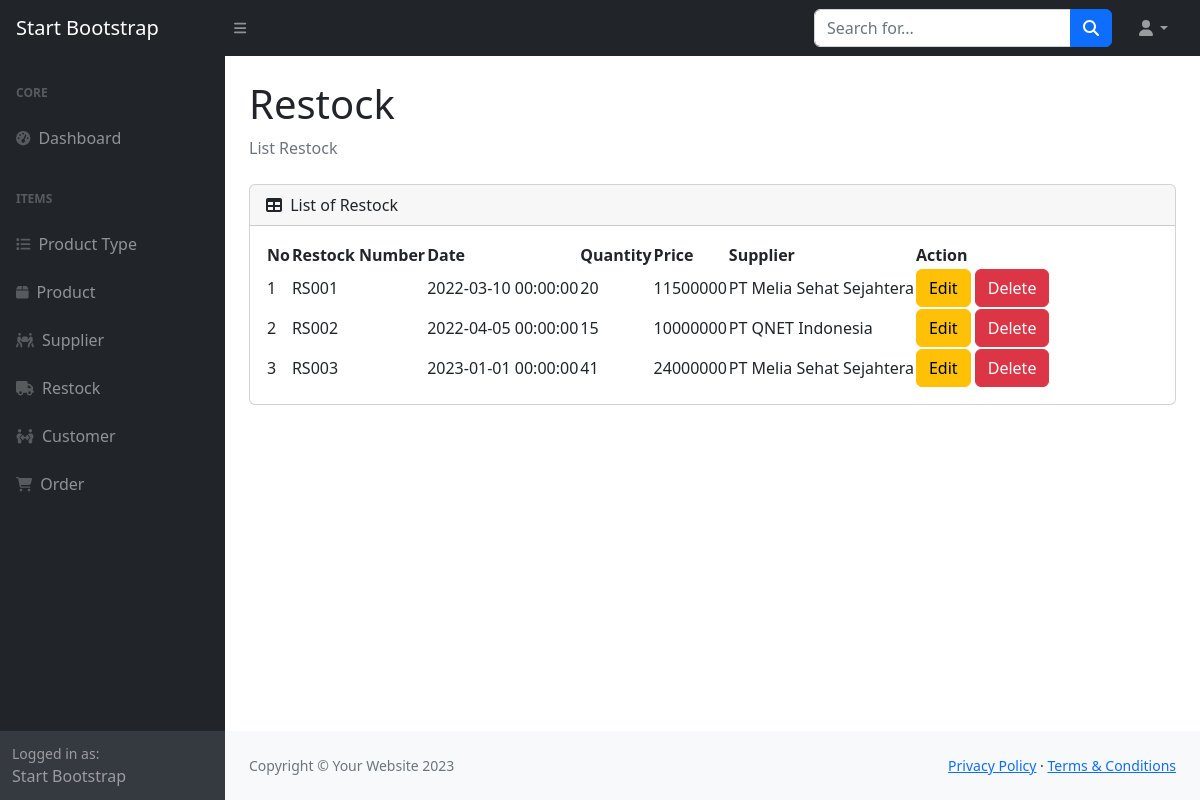
Page /page/restock/list.php on the committed database.
### tables this page shows
CREATE TABLE `restock` (
  `id` int(11) NOT NULL,
  `restock_number` varchar(45) DEFAULT NULL,
  `date` datetime DEFAULT NULL,
  `qty` int(11) DEFAULT NULL,
  `price` int(11) DEFAULT NULL,
  `supplier_id` int(11) NOT NULL
);

CREATE TABLE `supplier` (
  `id` int(11) NOT NULL,
  `name` varchar(45) DEFAULT NULL,
  `phone` varchar(45) DEFAULT NULL,
  `address` longtext DEFAULT NULL,
  `contact_name` varchar(45) DEFAULT NULL
);

### classes/Database.php (called while the page is built, shortened)
<?php
class Database
{
    private $host = 'localhost';
    private $user = 'root';
    private $pass  = '';
    private $db_name = 'health';
    public $conn;
    public $stmt;
    public function __construct()
    {
        $dsn = 'mysql:host=' . $this->host . ';dbname=' . $this->db_name;
        $option = [
            PDO::ATTR_PERSISTENT => true,
            PDO::ATTR_ERRMODE => PDO::ERRMODE_EXCEPTION
        ];
        try {
            $this->conn = new PDO($dsn, $this->user, $this->pass, $option);
        } catch (PDOException $e) {
            die($e->getMessage());
        }
    }
    public function query($query)
    {
        $this->stmt = $this->conn->prepare($query);
    }
    public function execute()
    {
        return $this->stmt->execute();
    }
    public function fetchAll()
    {
        $this->execute();
        return $this->stmt->fetchAll(PDO::FETCH_ASSOC);
    }
}

### classes/Restock.php (called while the page is built, shortened)
<?php
require_once 'Database.php';
class Restock
{
    private $db;
    public function __construct()
    {
        $this->db = new Database;
    }
    public function getAll()
    {
        $this->db->query('SELECT *, supplier.name as supplier_name FROM restock INNER JOIN supplier ON restock.supplier_id = supplier.id');
        return $this->db->fetchAll();
    }
}

### page/restock/list.php (the view, shortened to what this page needs)
<?php
require_once '../../classes/Database.php';
require_once '../../classes/Restock.php';
$restock = new Restock;
$data = $restock->getAll();
?>
<!DOCTYPE html>
<html lang="en">
<head>
    <link href="https://cdn.jsdelivr.net/npm/simple-datatables@7.1.2/dist/style.min.css" rel="stylesheet" />
    <link href="../../assets/css/styles.css" rel="stylesheet" />
    <link href="../../assets/css/sweetalert.css" rel="stylesheet" />
</head>
<body class="sb-nav-fixed">
    <?php require_once '../../templates/header.php'; ?>
    <div id="layoutSidenav">
        <?php require_once '../../templates/navbar.php'; ?>
        <div id="layoutSidenav_content">
            <main>
                <div class="container-fluid px-4">
                    <h1 class="mt-4">Restock</h1>
                    <ol class="breadcrumb mb-4">
                        <li class="breadcrumb-item active">List Restock</li>
                    </ol>
                    <div class="card mb-4">
                        <div class="card-header">
                            <div class="d-flex justify-content-between">
                                <div class="title">
                                    <i class="fas fa-table me-1"></i>
                                    List of Restock
                                </div>
                            </div>
                        </div>
                        <div class="card-body">
                            <table id="datatablesSimple">
                                <thead>
                                    <tr>
                                        <th>No</th>
                                        <th>Restock Number</th>
                                        <th>Date</th>
                                        <th>Quantity</th>
                                        <th>Price</th>
                                        <th>Supplier</th>
                                        <th>Action</th>
                                    </tr>
                                </thead>
                                <tbody>
                                    <?php $no = 1; ?>
                                    <?php foreach ($data as $item) : ?>
                                        <tr>
                                            <td><?= $no++ ?></td>
                                            <td><?= $item['restock_number'] ?></td>
                                            <td><?= $item['date'] ?></td>
                                            <td><?= $item['qty'] ?></td>
                                            <td><?= $item['price'] ?></td>
                                            <td><?= $item['supplier_name'] ?></td>
                                            <td>
                                                <a href="edit.php?id=<?= $item['id'] ?>" class="btn btn-warning">Edit</a>
                                                <form action="delete.php" method="POST" class="d-inline">
                                                    <button onclick="return confirm('Are you sure?')" class="btn btn-danger">Delete</button>
                                                </form>
                                            </td>
                                        </tr>
                                    <?php endforeach; ?>
                                </tbody>
                            </table>
                        </div>
                    </div>
                </div>
            </main>
            <?php require_once '../../templates/footer.php'; ?>
        </div>
    </div>
</body>
</html>

### rows in the picture
restock: restock_number "RS001", date "2022-03-10 00:00:00", qty "20", price "11500000", supplier.name "PT Melia Sehat Sejahtera"
restock: restock_number "RS002", date "2022-04-05 00:00:00", qty "15", price "10000000", supplier.name "PT QNET Indonesia"
restock: restock_number "RS003", date "2023-01-01 00:00:00", qty "41", price "24000000", supplier.name "PT Melia Sehat Sejahtera"
